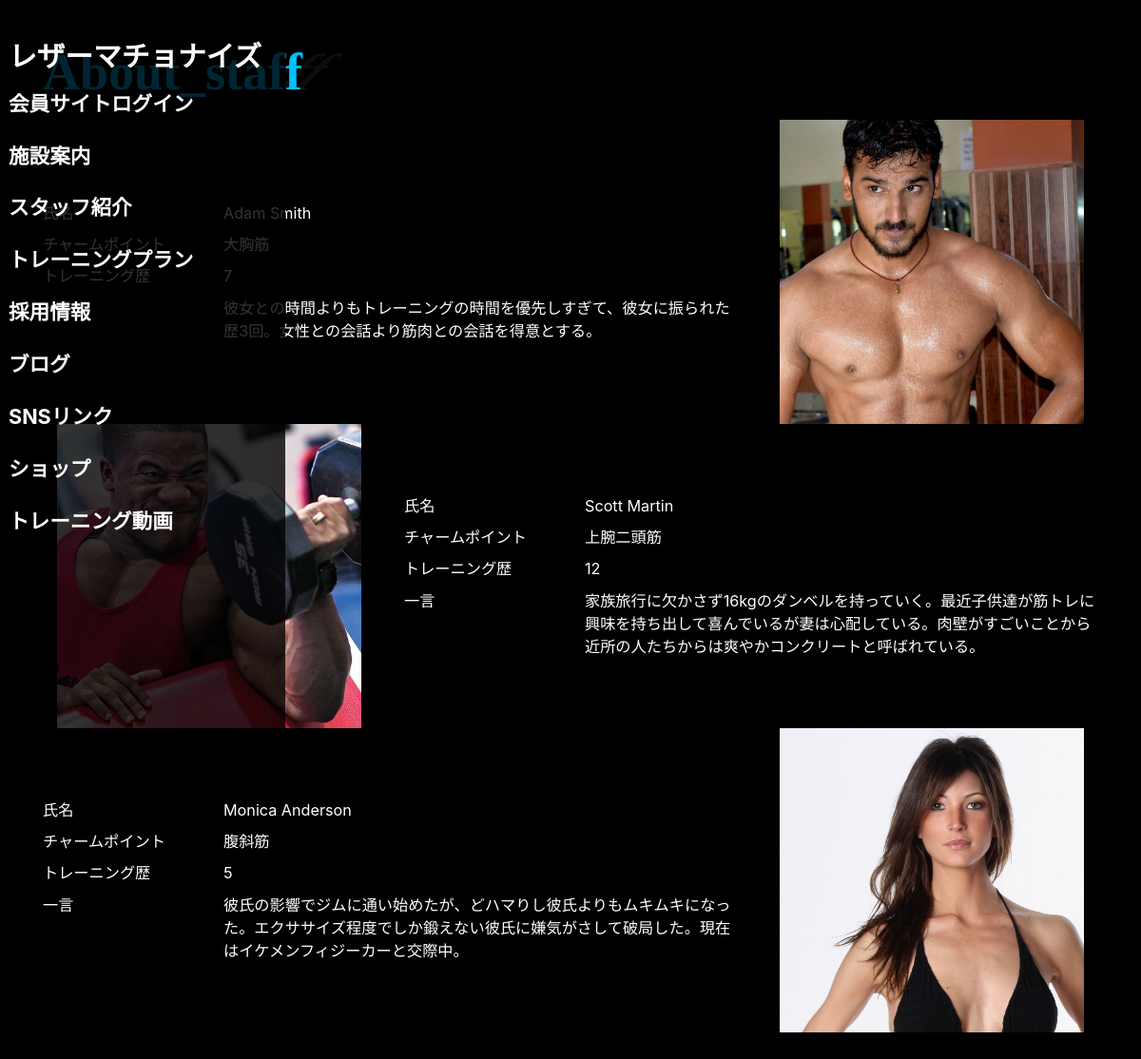
Page /staff/ on the committed database.
### staff/models.py (models this page shows, shortened)
class Staff(models.Model):
    class Meta:
        db_table    = "staff"
    filename        = models.CharField(verbose_name="画像ファイル名",max_length=200)
    staffname       = models.CharField(verbose_name="スタッフの名前",max_length=30)
    bestmuscle      = models.CharField(verbose_name="チャームポイントなる筋肉名", max_length=20)
    workouthistory  = models.IntegerField(verbose_name="トレーニング歴")
    comment         = models.CharField(verbose_name="一言", max_length=300)

### staff/views.py (the view, shortened to what this page needs)
class StaffView(View):
    def get(self, request, *args, **kwargs):
        data    = Staff.objects.all()
        context = { "data" : data }
        return render(request,"staff/index.html",context)

### templates/staff/index.html (shortened to what this page needs)
{% extends "common/l_sidebar.html" %}
{% load static %}
{% block extra_head %}
<link rel="stylesheet" href="https://stackpath.bootstrapcdn.com/bootstrap/4.4.1/css/bootstrap.min.css">
<link rel="stylesheet" href="{% static 'staff/css/style.css' %}">
<link rel="stylesheet" href="{% static 'staff/css/new_style.css' %}">
{% endblock %}
{% block main %}
    <main id="mainarea" class="container">
        <section id="aboutme">
            <div class="section_header_area">
                <div class="section_header_shadow">About_staff</div>
                <div class="section_header">About_staff</div>
            </div>
            {% for content in data %}
            <div class="row about_staff_row">
                <div class="col-sm-4 text-left" >
                    <img class="col-sm-12" src="{% static 'staff/img/staffpic_edited/' %}{{ content.filename }}" alt="Adam Smith" >
                </div>
                <div class="col-sm-8 align-self-center">
                    <div class="row my-2 text-left" style="font-size:0.9rem;">
                        <div class="col-3 my-1">氏名</div><div class="col-9 my-1" >{{ content.staffname }}</div>
                        <div class="col-3 my-1">チャームポイント</div><div class="col-9 my-1" >{{ content.bestmuscle }}</div>
                        <div class="col-3 my-1">トレーニング歴</div><div class="col-9 my-1" >{{ content.workouthistory }}</div>
                        <div class="col-3 my-1">一言</div><div class="col-9 my-1" >{{ content.comment }}</div>
                    </div>
                </div>
            </div>
            {% endfor %}
        </section>
    </main>
{% endblock %}

### templates/common/l_sidebar.html (shortened to what this page needs)
{% load static %}
<!DOCTYPE html>
<html lang="ja">
<head>
    <link rel="stylesheet" href="{% static 'common/css/base.css' %}">
    <link rel="stylesheet" href="{% static 'common/css/l_sidebar.css' %}">
    <link rel="stylesheet" href="{% static 'common/css/fontawesome/all.css' %}">
    {% block extra_head %}{% endblock %}
</head>
<body>
    <header>
        <div id="title_area" class="title_area">
            <a class="sidebar_link" href="{% url 'home:index' %}" ><h1 class="title">レザーマチョナイズ</h1></a>
        </div>
        <nav id="menu_area" class="menu_area">
            {% if user.is_authenticated %}
            <a class="sidebar_link" href="{% url 'account_logout' %}" ><div class="menu_content">会員サイトログアウト</div></a>
            {% elif user.is_anonymous %}
            <a class="sidebar_link" href="{% url 'account_login' %}" ><div class="menu_content">会員サイトログイン</div></a>
            {% endif %}
            <a class="sidebar_link" href="{% url 'home:index' %}" ><div class="menu_content">施設案内</div></a>
            <a class="sidebar_link" href="{% url 'staff:index' %}" ><div class="menu_content">スタッフ紹介</div></a>
            <a class="sidebar_link" href="{% url 'home:index' %}" ><div class="menu_content">トレーニングプラン</div></a>
            <a class="sidebar_link" href="{% url 'home:index' %}" ><div class="menu_content">採用情報</div></a>
            <a class="sidebar_link" href="{% url 'home:index' %}" ><div class="menu_content">ブログ</div></a>
            <a class="sidebar_link" href="{% url 'home:index' %}" ><div class="menu_content">SNSリンク</div></a>
            <a class="sidebar_link" href="{% url 'shop:index' %}" ><div class="menu_content">ショップ</div></a>
            <a class="sidebar_link" href="{% url 'movie:index' %}" ><div class="menu_content">トレーニング動画</div></a>
        </nav>
    </header>
    {% block main %}
    {% endblock %}
</body>
</html>

### templates/staff/include.html (shortened to what this page needs)
{% load static %}

### static/common/css/base.css (style rules this page uses)
html { font-size: 18px; }

### static/common/css/l_sidebar.css (style rules this page uses)
body { background:black; color:white; margin:0; }
main { margin:0; }
img { max-width:100%; }
.sidebar_link { color:inherit; text-decoration:none; }
header { width:300px; height:100vh; position:fixed; z-index:50; background:rgba(0,0,0,0.8); }
.title_area { width:100%; }
.title { font-size:1.65rem; font-weight:bold; margin:0.5rem; line-height:1; }
.menu_content { font-weight:bold; padding:0.5rem; margin:0.25rem 0; font-size:1.2rem; position:relative; display:block; z-index:1; cursor:pointer; }
.menu_content::before { content:""; position:absolute; top:0; left:0; width:0%; height:100%; background:crimson; z-index:-1; transition:0.2s; }

### static/staff/css/style.css (style rules this page uses)
html { font-size: 18px; scroll-behavior: smooth; }
body { background:black; color:white; }
a { outline:none; }
section { margin:2rem 0; }
.section_header_area { color:deepskyblue; font-family:Georgia, serif; font-size:3rem; font-weight:bold; position:relative; padding-bottom:5rem; }
.section_header { position:absolute; top:0; left:0; }
.section_header_shadow { position:absolute; top:0rem; left:1.25rem; color:gray; transform:skew(-45deg); opacity:0.1; }

### static/staff/css/new_style.css (style rules this page uses)
.about_staff_row { position:relative; }
.about_staff_row:nth-child(even) { flex-direction:row-reverse; }

### rows in the picture
Staff: filename (picture), staffname "Adam Smith", bestmuscle "大胸筋", workouthistory "7", comment "彼女との時間よりもトレーニングの時間を優先しすぎて、彼女に振られた歴3回。女性との会話より筋肉との会話を得意とする。"
Staff: filename (picture), staffname "Scott Martin", bestmuscle "上腕二頭筋", workouthistory "12", comment "家族旅行に欠かさず16kgのダンベルを持っていく。最近子供達が筋トレに興味を持ち出して喜んでいるが妻は心配している。肉壁がすごいことから近所の人たちからは爽やかコンクリートと呼ばれている。"
Staff: filename (picture), staffname "Monica Anderson", bestmuscle "腹斜筋", workouthistory "5", comment "彼氏の影響でジムに通い始めたが、どハマりし彼氏よりもムキムキになった。エクササイズ程度でしか鍛えない彼氏に嫌気がさして破局した。現在はイケメンフィジーカーと交際中。"
